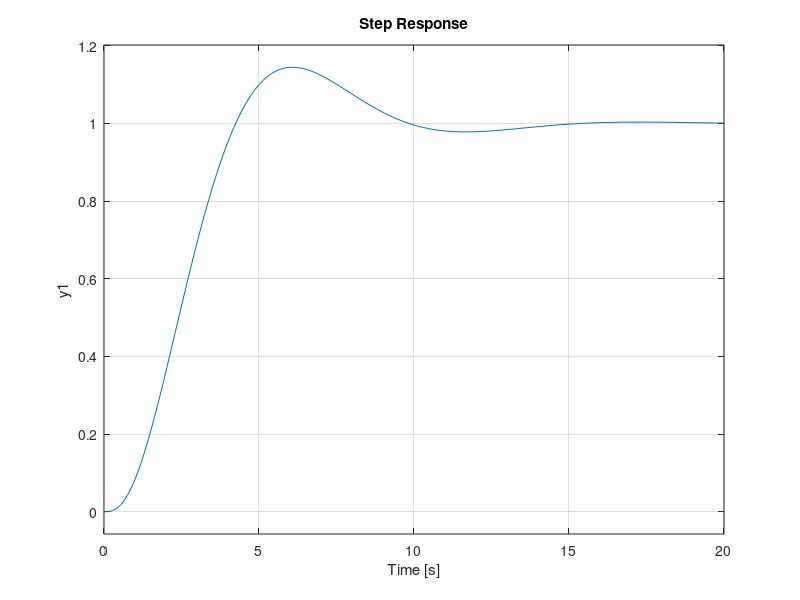
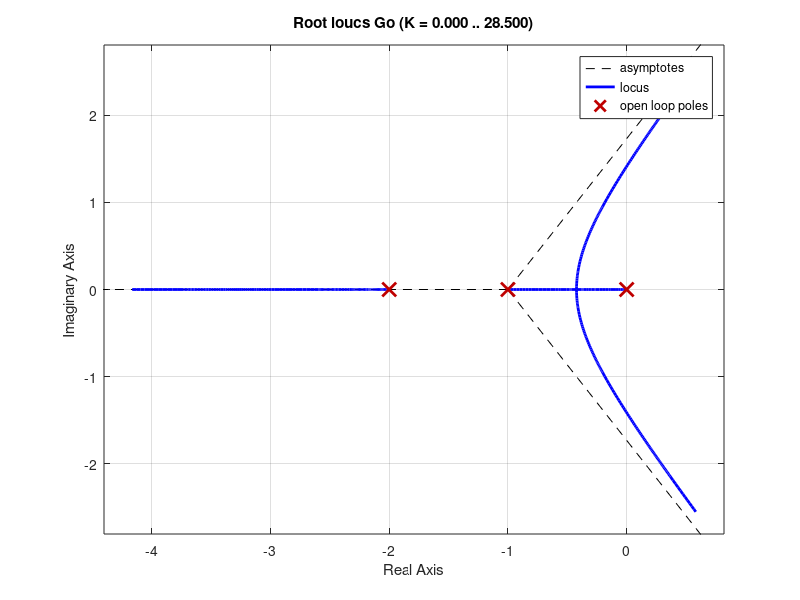

These charts were generated, in order, by the following MATLAB code: (Note: this script raises an error after producing the figures.)
%% Exercise 4 - System Compensation by Gain Tuning in Time Domain (Root Locus Technique)

clc;
clear;
close all;

z = input('Enter value of damping ratio: '); % 0.45594981
w = input('Enter value of natural frequency: '); % 1

s = tf('s');

Go = 1/((s^3)+(3*s^2)+(2*s)); % Open loop transfer function
Gc = feedback(Go,1); % Closed loop transfer function

figure('Name','Step Response of System Without Gain','NumberTitle','off');
step(Gc);

figure('Name','Root Locus','NumberTitle','off');
rlocus(Go);
sgrid(z,w); % Mark the dominant pole Sd

[k, poles] = rlocfind(Go);

G = feedback(Go*k,1); % Add gain to the system to make %Mp = 20%

figure('Name','Step Response of System With Gain','NumberTitle','off');
step(G);